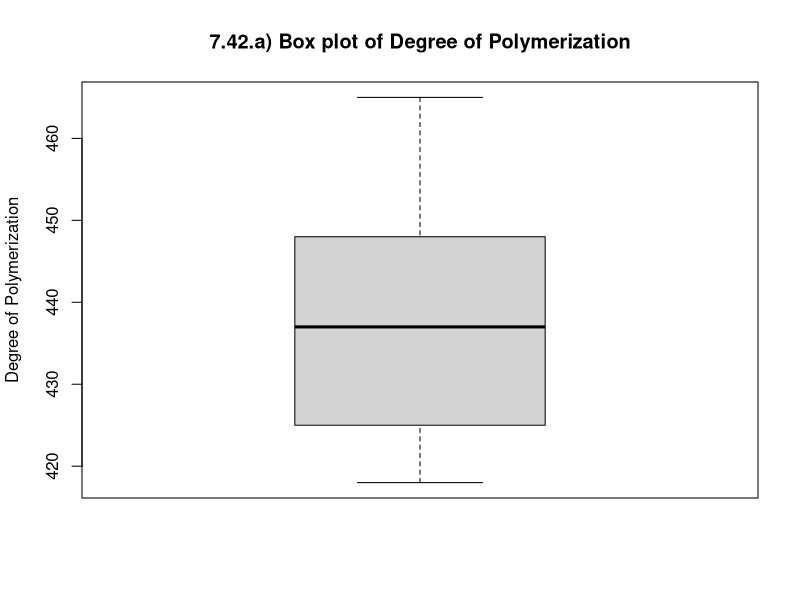

Write R code to recreate this figure.
# Omar AlSughayer, 1337255
# Math 390, HWS5, HW19

# 7.42

# a) construct a boxplot 
x = c(418, 421, 421, 422, 425, 427,
      431, 434, 437, 439, 446, 447,
      448, 453, 454, 463, 465)

boxplot(x, main = '7.42.a) Box plot of Degree of Polymerization', ylab = 'Degree of Polymerization') 
mean(x) # = 438.2941
sd(x) # = 15.14416